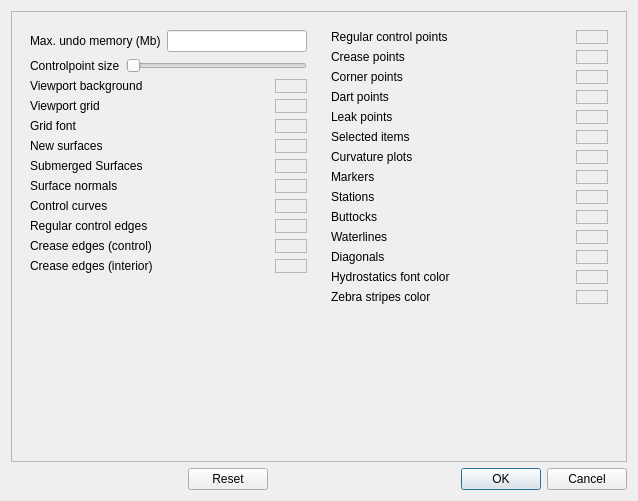
<?xml version="1.0" encoding="UTF-8"?>
<ui version="4.0">
 <class>PreferencesDialog</class>
 <widget class="QDialog" name="PreferencesDialog">
  <property name="geometry">
   <rect>
    <x>0</x>
    <y>0</y>
    <width>638</width>
    <height>501</height>
   </rect>
  </property>
  <property name="windowTitle">
   <string>Preferences</string>
  </property>
  <property name="modal">
   <bool>true</bool>
  </property>
  <layout class="QVBoxLayout" name="verticalLayout">
   <item>
    <widget class="QFrame" name="frame">
     <property name="sizePolicy">
      <sizepolicy hsizetype="Preferred" vsizetype="Preferred">
       <horstretch>0</horstretch>
       <verstretch>10</verstretch>
      </sizepolicy>
     </property>
     <property name="frameShape">
      <enum>QFrame::StyledPanel</enum>
     </property>
     <property name="frameShadow">
      <enum>QFrame::Raised</enum>
     </property>
     <layout class="QHBoxLayout" name="horizontalLayout_2">
      <item>
       <widget class="QFrame" name="frame_18">
        <property name="sizePolicy">
         <sizepolicy hsizetype="Preferred" vsizetype="Preferred">
          <horstretch>5</horstretch>
          <verstretch>0</verstretch>
         </sizepolicy>
        </property>
        <property name="frameShape">
         <enum>QFrame::NoFrame</enum>
        </property>
        <property name="frameShadow">
         <enum>QFrame::Plain</enum>
        </property>
        <layout class="QVBoxLayout" name="verticalLayout_2">
         <item>
          <layout class="QHBoxLayout" name="horizontalLayout_3">
           <item>
            <widget class="QLabel" name="label">
             <property name="text">
              <string>Max. undo memory (Mb)</string>
             </property>
            </widget>
           </item>
           <item>
            <widget class="QLineEdit" name="undoMemoryLineEdit"/>
           </item>
          </layout>
         </item>
         <item>
          <layout class="QHBoxLayout" name="horizontalLayout_4">
           <item>
            <widget class="QLabel" name="label_10">
             <property name="text">
              <string>Controlpoint size</string>
             </property>
            </widget>
           </item>
           <item>
            <widget class="QSlider" name="controlPointSizeSlider">
             <property name="maximum">
              <number>20</number>
             </property>
             <property name="orientation">
              <enum>Qt::Horizontal</enum>
             </property>
            </widget>
           </item>
          </layout>
         </item>
         <item>
          <layout class="QHBoxLayout" name="horizontalLayout_5">
           <item>
            <widget class="QLabel" name="label_2">
             <property name="text">
              <string>Viewport background</string>
             </property>
            </widget>
           </item>
           <item>
            <widget class="QFrame" name="viewportBgColorFrame">
             <property name="maximumSize">
              <size>
               <width>32</width>
               <height>32</height>
              </size>
             </property>
             <property name="frameShape">
              <enum>QFrame::StyledPanel</enum>
             </property>
             <property name="frameShadow">
              <enum>QFrame::Sunken</enum>
             </property>
            </widget>
           </item>
          </layout>
         </item>
         <item>
          <layout class="QHBoxLayout" name="horizontalLayout_6">
           <item>
            <widget class="QLabel" name="label_4">
             <property name="text">
              <string>Viewport grid</string>
             </property>
            </widget>
           </item>
           <item>
            <widget class="QFrame" name="viewportGridColorFrame">
             <property name="maximumSize">
              <size>
               <width>32</width>
               <height>32</height>
              </size>
             </property>
             <property name="frameShape">
              <enum>QFrame::StyledPanel</enum>
             </property>
             <property name="frameShadow">
              <enum>QFrame::Sunken</enum>
             </property>
            </widget>
           </item>
          </layout>
         </item>
         <item>
          <layout class="QHBoxLayout" name="horizontalLayout_7">
           <item>
            <widget class="QLabel" name="label_8">
             <property name="text">
              <string>Grid font</string>
             </property>
            </widget>
           </item>
           <item>
            <widget class="QFrame" name="gridFontColorFrame">
             <property name="maximumSize">
              <size>
               <width>32</width>
               <height>32</height>
              </size>
             </property>
             <property name="frameShape">
              <enum>QFrame::StyledPanel</enum>
             </property>
             <property name="frameShadow">
              <enum>QFrame::Sunken</enum>
             </property>
            </widget>
           </item>
          </layout>
         </item>
         <item>
          <layout class="QHBoxLayout" name="horizontalLayout_8">
           <item>
            <widget class="QLabel" name="label_11">
             <property name="text">
              <string>New surfaces</string>
             </property>
            </widget>
           </item>
           <item>
            <widget class="QFrame" name="newSurColFrame">
             <property name="maximumSize">
              <size>
               <width>32</width>
               <height>32</height>
              </size>
             </property>
             <property name="frameShape">
              <enum>QFrame::StyledPanel</enum>
             </property>
             <property name="frameShadow">
              <enum>QFrame::Sunken</enum>
             </property>
            </widget>
           </item>
          </layout>
         </item>
         <item>
          <layout class="QHBoxLayout" name="horizontalLayout_9">
           <item>
            <widget class="QLabel" name="label_13">
             <property name="text">
              <string>Submerged Surfaces</string>
             </property>
            </widget>
           </item>
           <item>
            <widget class="QFrame" name="subSurfColFrame">
             <property name="maximumSize">
              <size>
               <width>32</width>
               <height>32</height>
              </size>
             </property>
             <property name="frameShape">
              <enum>QFrame::StyledPanel</enum>
             </property>
             <property name="frameShadow">
              <enum>QFrame::Sunken</enum>
             </property>
            </widget>
           </item>
          </layout>
         </item>
         <item>
          <layout class="QHBoxLayout" name="horizontalLayout_10">
           <item>
            <widget class="QLabel" name="label_15">
             <property name="text">
              <string>Surface normals</string>
             </property>
            </widget>
           </item>
           <item>
            <widget class="QFrame" name="surfNormColFrame">
             <property name="maximumSize">
              <size>
               <width>32</width>
               <height>32</height>
              </size>
             </property>
             <property name="frameShape">
              <enum>QFrame::StyledPanel</enum>
             </property>
             <property name="frameShadow">
              <enum>QFrame::Sunken</enum>
             </property>
            </widget>
           </item>
          </layout>
         </item>
         <item>
          <layout class="QHBoxLayout" name="horizontalLayout_11">
           <item>
            <widget class="QLabel" name="label_18">
             <property name="text">
              <string>Control curves</string>
             </property>
            </widget>
           </item>
           <item>
            <widget class="QFrame" name="conCurvColFrame">
             <property name="maximumSize">
              <size>
               <width>32</width>
               <height>32</height>
              </size>
             </property>
             <property name="frameShape">
              <enum>QFrame::StyledPanel</enum>
             </property>
             <property name="frameShadow">
              <enum>QFrame::Sunken</enum>
             </property>
            </widget>
           </item>
          </layout>
         </item>
         <item>
          <layout class="QHBoxLayout" name="horizontalLayout_12">
           <item>
            <widget class="QLabel" name="label_24">
             <property name="text">
              <string>Regular control edges</string>
             </property>
            </widget>
           </item>
           <item>
            <widget class="QFrame" name="regConEdgeColFrame">
             <property name="maximumSize">
              <size>
               <width>32</width>
               <height>32</height>
              </size>
             </property>
             <property name="frameShape">
              <enum>QFrame::StyledPanel</enum>
             </property>
             <property name="frameShadow">
              <enum>QFrame::Sunken</enum>
             </property>
            </widget>
           </item>
          </layout>
         </item>
         <item>
          <layout class="QHBoxLayout" name="horizontalLayout_13">
           <item>
            <widget class="QLabel" name="label_25">
             <property name="text">
              <string>Crease edges (control)</string>
             </property>
            </widget>
           </item>
           <item>
            <widget class="QFrame" name="creaseEdgeConColFrame">
             <property name="maximumSize">
              <size>
               <width>32</width>
               <height>32</height>
              </size>
             </property>
             <property name="frameShape">
              <enum>QFrame::StyledPanel</enum>
             </property>
             <property name="frameShadow">
              <enum>QFrame::Sunken</enum>
             </property>
            </widget>
           </item>
          </layout>
         </item>
         <item>
          <layout class="QHBoxLayout" name="horizontalLayout_14">
           <item>
            <widget class="QLabel" name="label_26">
             <property name="text">
              <string>Crease edges (interior)</string>
             </property>
            </widget>
           </item>
           <item>
            <widget class="QFrame" name="creaseEdgeIntColFrame">
             <property name="maximumSize">
              <size>
               <width>32</width>
               <height>32</height>
              </size>
             </property>
             <property name="frameShape">
              <enum>QFrame::StyledPanel</enum>
             </property>
             <property name="frameShadow">
              <enum>QFrame::Sunken</enum>
             </property>
            </widget>
           </item>
          </layout>
         </item>
         <item>
          <spacer name="verticalSpacer">
           <property name="orientation">
            <enum>Qt::Vertical</enum>
           </property>
           <property name="sizeHint" stdset="0">
            <size>
             <width>20</width>
             <height>40</height>
            </size>
           </property>
          </spacer>
         </item>
        </layout>
       </widget>
      </item>
      <item>
       <widget class="QFrame" name="frame_19">
        <property name="sizePolicy">
         <sizepolicy hsizetype="Preferred" vsizetype="Preferred">
          <horstretch>5</horstretch>
          <verstretch>0</verstretch>
         </sizepolicy>
        </property>
        <property name="frameShape">
         <enum>QFrame::NoFrame</enum>
        </property>
        <property name="frameShadow">
         <enum>QFrame::Plain</enum>
        </property>
        <layout class="QVBoxLayout" name="verticalLayout_3">
         <item>
          <layout class="QHBoxLayout" name="horizontalLayout_15">
           <item>
            <widget class="QLabel" name="label_9">
             <property name="text">
              <string>Regular control points</string>
             </property>
            </widget>
           </item>
           <item>
            <widget class="QFrame" name="regConPtsColFrame">
             <property name="maximumSize">
              <size>
               <width>32</width>
               <height>32</height>
              </size>
             </property>
             <property name="frameShape">
              <enum>QFrame::StyledPanel</enum>
             </property>
             <property name="frameShadow">
              <enum>QFrame::Sunken</enum>
             </property>
            </widget>
           </item>
          </layout>
         </item>
         <item>
          <layout class="QHBoxLayout" name="horizontalLayout_16">
           <item>
            <widget class="QLabel" name="label_3">
             <property name="text">
              <string>Crease points</string>
             </property>
            </widget>
           </item>
           <item>
            <widget class="QFrame" name="creasePtsColFrame">
             <property name="maximumSize">
              <size>
               <width>32</width>
               <height>32</height>
              </size>
             </property>
             <property name="frameShape">
              <enum>QFrame::StyledPanel</enum>
             </property>
             <property name="frameShadow">
              <enum>QFrame::Sunken</enum>
             </property>
            </widget>
           </item>
          </layout>
         </item>
         <item>
          <layout class="QHBoxLayout" name="horizontalLayout_17">
           <item>
            <widget class="QLabel" name="label_5">
             <property name="text">
              <string>Corner points</string>
             </property>
            </widget>
           </item>
           <item>
            <widget class="QFrame" name="cornerPtsColFrame">
             <property name="maximumSize">
              <size>
               <width>32</width>
               <height>32</height>
              </size>
             </property>
             <property name="frameShape">
              <enum>QFrame::StyledPanel</enum>
             </property>
             <property name="frameShadow">
              <enum>QFrame::Sunken</enum>
             </property>
            </widget>
           </item>
          </layout>
         </item>
         <item>
          <layout class="QHBoxLayout" name="horizontalLayout_18">
           <item>
            <widget class="QLabel" name="label_6">
             <property name="text">
              <string>Dart points</string>
             </property>
            </widget>
           </item>
           <item>
            <widget class="QFrame" name="dartPtsColFrame">
             <property name="maximumSize">
              <size>
               <width>32</width>
               <height>32</height>
              </size>
             </property>
             <property name="frameShape">
              <enum>QFrame::StyledPanel</enum>
             </property>
             <property name="frameShadow">
              <enum>QFrame::Sunken</enum>
             </property>
            </widget>
           </item>
          </layout>
         </item>
         <item>
          <layout class="QHBoxLayout" name="horizontalLayout_19">
           <item>
            <widget class="QLabel" name="label_7">
             <property name="text">
              <string>Leak points</string>
             </property>
            </widget>
           </item>
           <item>
            <widget class="QFrame" name="leakPtsColFrame">
             <property name="maximumSize">
              <size>
               <width>32</width>
               <height>32</height>
              </size>
             </property>
             <property name="frameShape">
              <enum>QFrame::StyledPanel</enum>
             </property>
             <property name="frameShadow">
              <enum>QFrame::Sunken</enum>
             </property>
            </widget>
           </item>
          </layout>
         </item>
         <item>
          <layout class="QHBoxLayout" name="horizontalLayout_20">
           <item>
            <widget class="QLabel" name="label_12">
             <property name="text">
              <string>Selected items</string>
             </property>
            </widget>
           </item>
           <item>
            <widget class="QFrame" name="selItemColFrame">
             <property name="maximumSize">
              <size>
               <width>32</width>
               <height>32</height>
              </size>
             </property>
             <property name="frameShape">
              <enum>QFrame::StyledPanel</enum>
             </property>
             <property name="frameShadow">
              <enum>QFrame::Sunken</enum>
             </property>
            </widget>
           </item>
          </layout>
         </item>
         <item>
          <layout class="QHBoxLayout" name="horizontalLayout_21">
           <item>
            <widget class="QLabel" name="label_14">
             <property name="text">
              <string>Curvature plots</string>
             </property>
            </widget>
           </item>
           <item>
            <widget class="QFrame" name="curvePlotColFrame">
             <property name="maximumSize">
              <size>
               <width>32</width>
               <height>32</height>
              </size>
             </property>
             <property name="frameShape">
              <enum>QFrame::StyledPanel</enum>
             </property>
             <property name="frameShadow">
              <enum>QFrame::Sunken</enum>
             </property>
            </widget>
           </item>
          </layout>
         </item>
         <item>
          <layout class="QHBoxLayout" name="horizontalLayout_22">
           <item>
            <widget class="QLabel" name="label_16">
             <property name="text">
              <string>Markers</string>
             </property>
            </widget>
           </item>
           <item>
            <widget class="QFrame" name="markerColFrame">
             <property name="maximumSize">
              <size>
               <width>32</width>
               <height>32</height>
              </size>
             </property>
             <property name="frameShape">
              <enum>QFrame::StyledPanel</enum>
             </property>
             <property name="frameShadow">
              <enum>QFrame::Sunken</enum>
             </property>
            </widget>
           </item>
          </layout>
         </item>
         <item>
          <layout class="QHBoxLayout" name="horizontalLayout_23">
           <item>
            <widget class="QLabel" name="label_17">
             <property name="text">
              <string>Stations</string>
             </property>
            </widget>
           </item>
           <item>
            <widget class="QFrame" name="stationColFrame">
             <property name="maximumSize">
              <size>
               <width>32</width>
               <height>32</height>
              </size>
             </property>
             <property name="frameShape">
              <enum>QFrame::StyledPanel</enum>
             </property>
             <property name="frameShadow">
              <enum>QFrame::Sunken</enum>
             </property>
            </widget>
           </item>
          </layout>
         </item>
         <item>
          <layout class="QHBoxLayout" name="horizontalLayout_24">
           <item>
            <widget class="QLabel" name="label_19">
             <property name="text">
              <string>Buttocks</string>
             </property>
            </widget>
           </item>
           <item>
            <widget class="QFrame" name="buttockColFrame">
             <property name="maximumSize">
              <size>
               <width>32</width>
               <height>32</height>
              </size>
             </property>
             <property name="frameShape">
              <enum>QFrame::StyledPanel</enum>
             </property>
             <property name="frameShadow">
              <enum>QFrame::Sunken</enum>
             </property>
            </widget>
           </item>
          </layout>
         </item>
         <item>
          <layout class="QHBoxLayout" name="horizontalLayout_25">
           <item>
            <widget class="QLabel" name="label_20">
             <property name="text">
              <string>Waterlines</string>
             </property>
            </widget>
           </item>
           <item>
            <widget class="QFrame" name="waterlineColFrame">
             <property name="maximumSize">
              <size>
               <width>32</width>
               <height>32</height>
              </size>
             </property>
             <property name="frameShape">
              <enum>QFrame::StyledPanel</enum>
             </property>
             <property name="frameShadow">
              <enum>QFrame::Sunken</enum>
             </property>
            </widget>
           </item>
          </layout>
         </item>
         <item>
          <layout class="QHBoxLayout" name="horizontalLayout_26">
           <item>
            <widget class="QLabel" name="label_23">
             <property name="text">
              <string>Diagonals</string>
             </property>
            </widget>
           </item>
           <item>
            <widget class="QFrame" name="diagonalColFrame">
             <property name="maximumSize">
              <size>
               <width>32</width>
               <height>32</height>
              </size>
             </property>
             <property name="frameShape">
              <enum>QFrame::StyledPanel</enum>
             </property>
             <property name="frameShadow">
              <enum>QFrame::Sunken</enum>
             </property>
            </widget>
           </item>
          </layout>
         </item>
         <item>
          <layout class="QHBoxLayout" name="horizontalLayout_27">
           <item>
            <widget class="QLabel" name="label_21">
             <property name="text">
              <string>Hydrostatics font color</string>
             </property>
            </widget>
           </item>
           <item>
            <widget class="QFrame" name="hydroFontColFrame">
             <property name="maximumSize">
              <size>
               <width>32</width>
               <height>32</height>
              </size>
             </property>
             <property name="frameShape">
              <enum>QFrame::StyledPanel</enum>
             </property>
             <property name="frameShadow">
              <enum>QFrame::Sunken</enum>
             </property>
            </widget>
           </item>
          </layout>
         </item>
         <item>
          <layout class="QHBoxLayout" name="horizontalLayout_28">
           <item>
            <widget class="QLabel" name="label_22">
             <property name="text">
              <string>Zebra stripes color</string>
             </property>
            </widget>
           </item>
           <item>
            <widget class="QFrame" name="zebraColFrame">
             <property name="maximumSize">
              <size>
               <width>32</width>
               <height>32</height>
              </size>
             </property>
             <property name="frameShape">
              <enum>QFrame::StyledPanel</enum>
             </property>
             <property name="frameShadow">
              <enum>QFrame::Sunken</enum>
             </property>
            </widget>
           </item>
          </layout>
         </item>
         <item>
          <spacer name="verticalSpacer_2">
           <property name="orientation">
            <enum>Qt::Vertical</enum>
           </property>
           <property name="sizeHint" stdset="0">
            <size>
             <width>20</width>
             <height>40</height>
            </size>
           </property>
          </spacer>
         </item>
        </layout>
       </widget>
      </item>
     </layout>
    </widget>
   </item>
   <item>
    <layout class="QHBoxLayout" name="horizontalLayout">
     <item>
      <spacer name="horizontalSpacer_2">
       <property name="orientation">
        <enum>Qt::Horizontal</enum>
       </property>
       <property name="sizeType">
        <enum>QSizePolicy::MinimumExpanding</enum>
       </property>
       <property name="sizeHint" stdset="0">
        <size>
         <width>40</width>
         <height>20</height>
        </size>
       </property>
      </spacer>
     </item>
     <item>
      <widget class="QPushButton" name="resetPushButton">
       <property name="text">
        <string>Reset</string>
       </property>
      </widget>
     </item>
     <item>
      <spacer name="horizontalSpacer">
       <property name="orientation">
        <enum>Qt::Horizontal</enum>
       </property>
       <property name="sizeHint" stdset="0">
        <size>
         <width>40</width>
         <height>20</height>
        </size>
       </property>
      </spacer>
     </item>
     <item>
      <widget class="QDialogButtonBox" name="buttonBox">
       <property name="orientation">
        <enum>Qt::Horizontal</enum>
       </property>
       <property name="standardButtons">
        <set>QDialogButtonBox::Cancel|QDialogButtonBox::Ok</set>
       </property>
      </widget>
     </item>
    </layout>
   </item>
  </layout>
 </widget>
 <resources/>
 <connections>
  <connection>
   <sender>buttonBox</sender>
   <signal>accepted()</signal>
   <receiver>PreferencesDialog</receiver>
   <slot>accept()</slot>
   <hints>
    <hint type="sourcelabel">
     <x>248</x>
     <y>254</y>
    </hint>
    <hint type="destinationlabel">
     <x>157</x>
     <y>274</y>
    </hint>
   </hints>
  </connection>
  <connection>
   <sender>buttonBox</sender>
   <signal>rejected()</signal>
   <receiver>PreferencesDialog</receiver>
   <slot>reject()</slot>
   <hints>
    <hint type="sourcelabel">
     <x>316</x>
     <y>260</y>
    </hint>
    <hint type="destinationlabel">
     <x>286</x>
     <y>274</y>
    </hint>
   </hints>
  </connection>
 </connections>
</ui>
